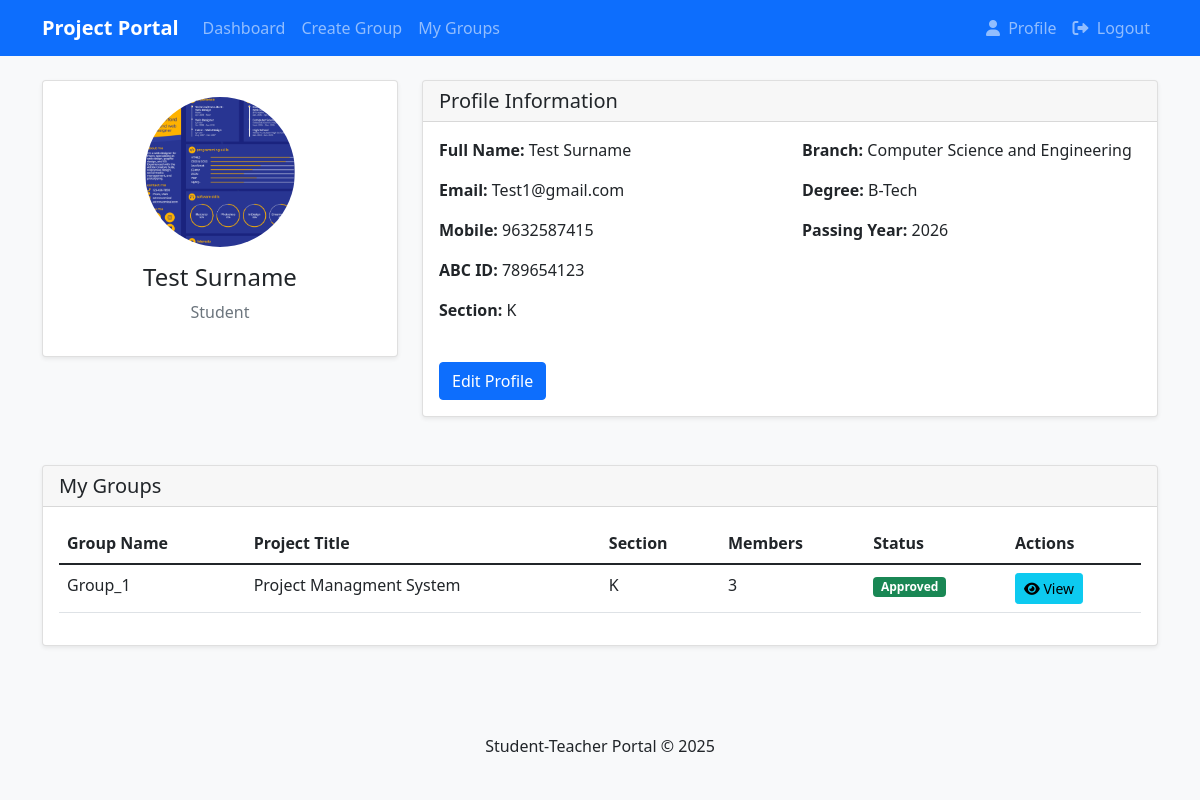
/profile/ (signed in), run on the app's committed database.
### accounts/models.py (models this page shows, shortened)
class StudentProfile(models.Model):
    user = models.OneToOneField(User, on_delete=models.CASCADE, primary_key=True)
    full_name = models.CharField(max_length=100)
    section = models.CharField(max_length=10)
    passing_year = models.IntegerField()
    branch = models.CharField(max_length=50)
    degree = models.CharField(max_length=50)
    mobile_no = models.CharField(max_length=15)
    email_id = models.EmailField()
    abc_id = models.CharField(max_length=20, unique=True)
    id_card_photo = models.ImageField(upload_to='id_cards/')

### projects/models.py (models this page shows, shortened)
class ProjectGroup(models.Model):
    name = models.CharField(max_length=100)
    section = models.CharField(max_length=10)
    project_title = models.CharField(max_length=200)
    problem_statement = models.TextField()
    project_explanation = models.TextField()
    created_at = models.DateTimeField(auto_now_add=True)
    is_approved = models.BooleanField(default=False)
    mentor = models.ForeignKey(TeacherProfile, on_delete=models.SET_NULL, null=True, blank=True)

### accounts/views.py (the view)
# urls.py: path('profile/', views.profile, name='profile'),
@login_required
def profile(request):
    try:
        if request.user.is_student:
            profile = StudentProfile.objects.get(user=request.user)
            groups = ProjectGroup.objects.filter(members__student=profile)
        elif request.user.is_teacher:
            profile = TeacherProfile.objects.get(user=request.user)
            groups = ProjectGroup.objects.filter(mentor=profile)
        else:
            profile = None
            groups = None
    except (StudentProfile.DoesNotExist, TeacherProfile.DoesNotExist):
        if request.user.is_student:
            return redirect('complete_student_profile')
        elif request.user.is_teacher:
            return redirect('complete_teacher_profile')
        else:
            return redirect('dashboard')
    return render(request, 'accounts/profile.html', {
        'profile': profile,
        'groups': groups
    })

### templates/accounts/profile.html (shortened to what this page needs)
{% extends 'base.html' %}
{% block content %}
<div class="row">
    <div class="col-md-4">
        <div class="card">
            <div class="card-body text-center">
                {% if user.is_student and profile.id_card_photo %}
                <img src="{{ profile.id_card_photo.url }}" alt="ID Photo" class="profile-img mb-3">
                {% else %}
                <div class="bg-secondary rounded-circle d-flex align-items-center justify-content-center mx-auto mb-3" style="width: 150px; height: 150px;">
                    <i class="fas fa-user fa-4x text-light"></i>
                </div>
                {% endif %}
                <h4>{{ profile.full_name }}</h4>
                <p class="text-muted">
                    {% if user.is_student %}Student{% elif user.is_teacher %}Teacher{% endif %}
                </p>
            </div>
        </div>
    </div>
    <div class="col-md-8">
        <div class="card">
            <div class="card-header">
                <h5 class="card-title mb-0">Profile Information</h5>
            </div>
            <div class="card-body">
                <div class="row">
                    <div class="col-md-6">
                        <p><strong>Full Name:</strong> {{ profile.full_name }}</p>
                        <p><strong>Email:</strong> {{ profile.email_id }}</p>
                        <p><strong>Mobile:</strong> {{ profile.mobile_no }}</p>
                        {% if user.is_student %}
                        <p><strong>ABC ID:</strong> {{ profile.abc_id }}</p>
                        <p><strong>Section:</strong> {{ profile.section }}</p>
                        {% endif %}
                    </div>
                    <div class="col-md-6">
                        {% if user.is_student %}
                        <p><strong>Branch:</strong> {{ profile.branch }}</p>
                        <p><strong>Degree:</strong> {{ profile.degree }}</p>
                        <p><strong>Passing Year:</strong> {{ profile.passing_year }}</p>
                        {% else %}
                        <p><strong>Department:</strong> {{ profile.department }}</p>
                        {% endif %}
                    </div>
                </div>
                <div class="mt-4">
                    <a href="#" class="btn btn-primary">Edit Profile</a>
                </div>
            </div>
        </div>
    </div>
</div>
{% if user.is_student %}
<div class="row mt-4">
    <div class="col-md-12">
        <div class="card">
            <div class="card-header">
                <h5 class="card-title mb-0">My Groups</h5>
            </div>
            <div class="card-body">
                {% if groups %}
                <div class="table-responsive">
                    <table class="table table-hover">
                        <thead>
                            <tr>
                                <th>Group Name</th>
                                <th>Project Title</th>
                                <th>Section</th>
                                <th>Members</th>
                                <th>Status</th>
                                <th>Actions</th>
                            </tr>
                        </thead>
                        <tbody>
                            {% for group in groups %}
                            <tr>
                                <td>{{ group.name }}</td>
                                <td>{{ group.project_title }}</td>
                                <td>{{ group.section }}</td>
                                <td>{{ group.members.count }}</td>
                                <td>
                                    {% if group.is_approved %}
                                    <span class="badge bg-success">Approved</span>
                                    {% else %}
                                    <span class="badge bg-warning">Pending</span>
                                    {% endif %}
                                </td>
                                <td>
                                    <a href="{% url 'group_detail' group.id %}" class="btn btn-sm btn-info">
                                        <i class="fas fa-eye"></i> View
                                    </a>
                                </td>
                            </tr>
                            {% endfor %}
                        </tbody>
                    </table>
                </div>
                {% else %}
                <p class="text-muted">You are not part of any group yet.</p>
                <a href="{% url 'create_group' %}" class="btn btn-primary">Create Your First Group</a>
                {% endif %}
            </div>
        </div>
    </div>
</div>
{% endif %}
{% endblock %}

### templates/base.html (shortened to what this page needs)
<!DOCTYPE html>
<html lang="en">
<head>
    <link href="https://cdn.jsdelivr.net/npm/bootstrap@5.1.3/dist/css/bootstrap.min.css" rel="stylesheet">
    <link rel="stylesheet" href="https://cdnjs.cloudflare.com/ajax/libs/font-awesome/6.0.0/css/all.min.css">
</head>
<body>
    <nav class="navbar navbar-expand-lg navbar-dark bg-primary">
        <div class="container">
            <a class="navbar-brand" href="{% url 'dashboard' %}">Project Portal</a>
            <div class="collapse navbar-collapse" id="navbarNav">
                <ul class="navbar-nav me-auto">
                    {% if user.is_authenticated %}
                        <li class="nav-item">
                            <a class="nav-link" href="{% url 'dashboard' %}">Dashboard</a>
                        </li>
                        {% if user.is_student %}
                            <li class="nav-item">
                                <a class="nav-link" href="{% url 'create_group' %}">Create Group</a>
                            </li>
                            <li class="nav-item">
                                <a class="nav-link" href="{% url 'my_groups' %}">My Groups</a>
                            </li>
                        {% elif user.is_teacher %}
                            <li class="nav-item">
                                <a class="nav-link" href="{% url 'teacher_dashboard' %}">My Groups</a>
                            </li>
                        {% endif %}
                    {% endif %}
                </ul>
                 <ul class="navbar-nav">
    {% if user.is_authenticated %}
        <li class="nav-item">
            <a class="nav-link" href="{% url 'profile' %}">
                <i class="fas fa-user me-1"></i> Profile
            </a>
        </li>
        <li class="nav-item">
            <form method="post" action="{% url 'logout' %}" class="d-inline">
                <button type="submit" class="nav-link btn btn-link" style="border: none; background: none; cursor: pointer;">
                    <i class="fas fa-sign-out-alt me-1"></i> Logout
                </button>
            </form>
        </li>
    {% endif %}
</ul>
            </div>
        </div>
    </nav>
    <div class="container mt-4">
        {% block content %}
        {% endblock %}
    </div>
    <footer class="bg-light text-center mt-5 py-3">
        <div class="container">
            <p class="mb-0">Student-Teacher Portal &copy; {% now "Y" %}</p>
        </div>
    </footer>
</body>
</html>

### templates/base.html (style rules this page uses)
body { background-color: #f8f9fa; }
.navbar-brand { font-weight: bold; }
.card { box-shadow: 0 0.125rem 0.25rem rgba(0, 0, 0, 0.075); margin-bottom: 1.5rem; }
.table th { border-top: none; }
.profile-img { width: 150px; height: 150px; object-fit: cover; border-radius: 50%; }

### data on the page
StudentProfile: id_card_photo (picture), full_name "Test Surname", email_id "Test1@gmail.com", mobile_no "9632587415", abc_id "789654123", section "K", branch "Computer Science and Engineering", degree "B-Tech", passing_year "2026"
ProjectGroup: name "Group_1", project_title "Project Managment System", section "K", members.count "3", is_approved "Approved"
